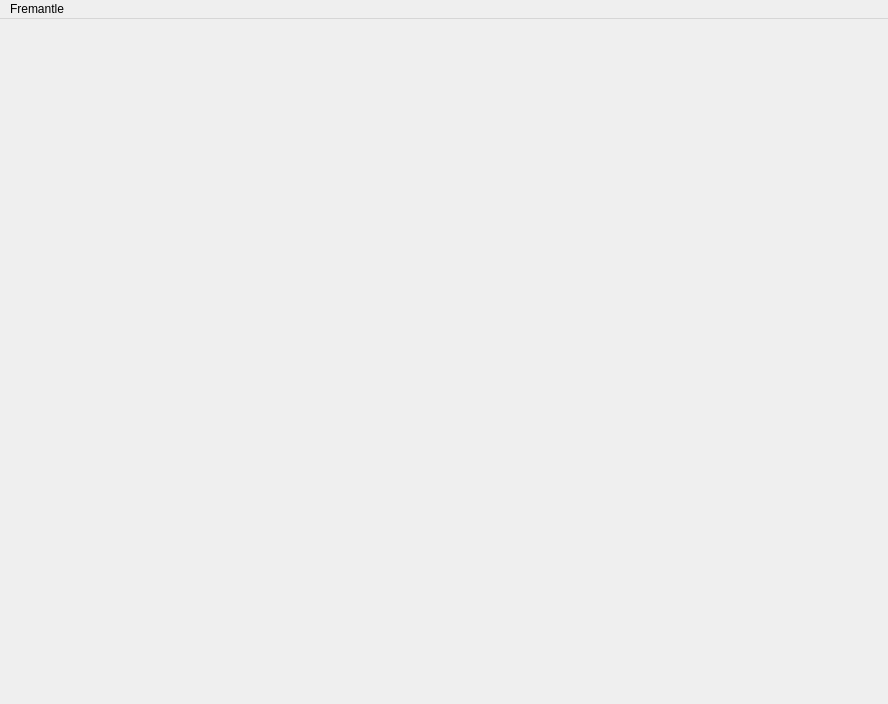
<?xml version="1.0" encoding="UTF-8"?>
<ui version="4.0">
 <class>MainWindow</class>
 <widget class="QMainWindow" name="MainWindow">
  <property name="geometry">
   <rect>
    <x>0</x>
    <y>0</y>
    <width>888</width>
    <height>704</height>
   </rect>
  </property>
  <property name="windowTitle">
   <string>KISStester</string>
  </property>
  <widget class="QWidget" name="centralwidget">
   <layout class="QVBoxLayout" name="verticalLayout">
    <property name="spacing">
     <number>3</number>
    </property>
    <property name="margin">
     <number>0</number>
    </property>
    <item>
     <widget class="QWidget" name="qml" native="true">
      <property name="sizePolicy">
       <sizepolicy hsizetype="MinimumExpanding" vsizetype="MinimumExpanding">
        <horstretch>0</horstretch>
        <verstretch>0</verstretch>
       </sizepolicy>
      </property>
     </widget>
    </item>
   </layout>
  </widget>
  <widget class="QMenuBar" name="menubar">
   <property name="geometry">
    <rect>
     <x>0</x>
     <y>0</y>
     <width>888</width>
     <height>23</height>
    </rect>
   </property>
   <widget class="QMenu" name="menuFremantle">
    <property name="title">
     <string>Fremantle</string>
    </property>
    <addaction name="actionAbout"/>
    <addaction name="actionAboutQt"/>
    <addaction name="actionCommentList"/>
    <addaction name="actionTesterList"/>
    <addaction name="actionSettings"/>
    <addaction name="actionReload_repository_data"/>
    <addaction name="actionFilter_packages"/>
    <addaction name="actionShow_only_unchecked"/>
   </widget>
   <addaction name="menuFremantle"/>
  </widget>
  <action name="actionSettings">
   <property name="text">
    <string>Login settings</string>
   </property>
  </action>
  <action name="actionAbout">
   <property name="text">
    <string>About</string>
   </property>
  </action>
  <action name="actionAboutQt">
   <property name="text">
    <string>About Qt</string>
   </property>
  </action>
  <action name="actionReload_repository_data">
   <property name="text">
    <string>Reload repository data</string>
   </property>
  </action>
  <action name="actionCommentList">
   <property name="text">
    <string>Package comment archive</string>
   </property>
  </action>
  <action name="actionTesterList">
   <property name="text">
    <string>Join the testing squad</string>
   </property>
  </action>
  <action name="actionFilter_packages">
   <property name="text">
    <string>Package filter</string>
   </property>
  </action>
  <action name="actionShow_only_unchecked">
   <property name="checkable">
    <bool>true</bool>
   </property>
   <property name="text">
    <string>Show only unchecked</string>
   </property>
  </action>
 </widget>
 <resources/>
 <connections/>
</ui>
